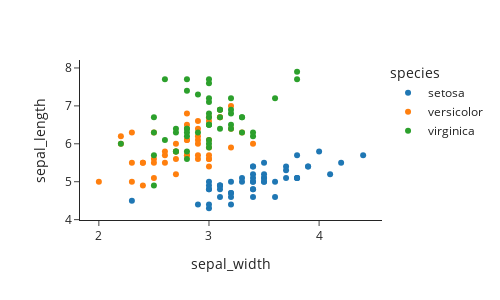

Notebook cell for this chart:
### Code cell
df = px.data.iris()
fig = px.scatter(df, x="sepal_width", y="sepal_length", color="species")
fig

### Figure 1 — Plotly figure (JSON) as saved in the notebook; plotly's stock layout.template omitted (floating-point values rounded to 4 significant figures)
{"data": [{"hovertemplate": "species=setosa<br>sepal_width=%{x}<br>sepal_length=%{y}<extra></extra>", "legendgroup": "setosa", "marker": {"color": "#1F77B4", "symbol": "circle"}, "mode": "markers", "name": "setosa", "orientation": "v", "showlegend": true, "type": "scatter", "x": [3.5, 3, 3.2, 3.1, 3.6, 3.9, 3.4, 3.4, 2.9, 3.1, 3.7, 3.4, 3, 3, 4, 4.4, 3.9, 3.5, 3.8, 3.8, 3.4, 3.7, 3.6, 3.3, 3.4, 3, 3.4, 3.5, 3.4, 3.2, 3.1, 3.4, 4.1, 4.2, 3.1, 3.2, 3.5, 3.1, 3, 3.4, 3.5, 2.3, 3.2, 3.5, 3.8, 3, 3.8, 3.2, 3.7, 3.3], "xaxis": "x", "y": [5.1, 4.9, 4.7, 4.6, 5, 5.4, 4.6, 5, 4.4, 4.9, 5.4, 4.8, 4.8, 4.3, 5.8, 5.7, 5.4, 5.1, 5.7, 5.1, 5.4, 5.1, 4.6, 5.1, 4.8, 5, 5, 5.2, 5.2, 4.7, 4.8, 5.4, 5.2, 5.5, 4.9, 5, 5.5, 4.9, 4.4, 5.1, 5, 4.5, 4.4, 5, 5.1, 4.8, 5.1, 4.6, 5.3, 5], "yaxis": "y"}, {"hovertemplate": "species=versicolor<br>sepal_width=%{x}<br>sepal_length=%{y}<extra></extra>", "legendgroup": "versicolor", "marker": {"color": "#FF7F0E", "symbol": "circle"}, "mode": "markers", "name": "versicolor", "orientation": "v", "showlegend": true, "type": "scatter", "x": [3.2, 3.2, 3.1, 2.3, 2.8, 2.8, 3.3, 2.4, 2.9, 2.7, 2, 3, 2.2, 2.9, 2.9, 3.1, 3, 2.7, 2.2, 2.5, 3.2, 2.8, 2.5, 2.8, 2.9, 3, 2.8, 3, 2.9, 2.6, 2.4, 2.4, 2.7, 2.7, 3, 3.4, 3.1, 2.3, 3, 2.5, 2.6, 3, 2.6, 2.3, 2.7, 3, 2.9, 2.9, 2.5, 2.8], "xaxis": "x", "y": [7, 6.4, 6.9, 5.5, 6.5, 5.7, 6.3, 4.9, 6.6, 5.2, 5, 5.9, 6, 6.1, 5.6, 6.7, 5.6, 5.8, 6.2, 5.6, 5.9, 6.1, 6.3, 6.1, 6.4, 6.6, 6.8, 6.7, 6, 5.7, 5.5, 5.5, 5.8, 6, 5.4, 6, 6.7, 6.3, 5.6, 5.5, 5.5, 6.1, 5.8, 5, 5.6, 5.7, 5.7, 6.2, 5.1, 5.7], "yaxis": "y"}, {"hovertemplate": "species=virginica<br>sepal_width=%{x}<br>sepal_length=%{y}<extra></extra>", "legendgroup": "virginica", "marker": {"color": "#2CA02C", "symbol": "circle"}, "mode": "markers", "name": "virginica", "orientation": "v", "showlegend": true, "type": "scatter", "x": [3.3, 2.7, 3, 2.9, 3, 3, 2.5, 2.9, 2.5, 3.6, 3.2, 2.7, 3, 2.5, 2.8, 3.2, 3, 3.8, 2.6, 2.2, 3.2, 2.8, 2.8, 2.7, 3.3, 3.2, 2.8, 3, 2.8, 3, 2.8, 3.8, 2.8, 2.8, 2.6, 3, 3.4, 3.1, 3, 3.1, 3.1, 3.1, 2.7, 3.2, 3.3, 3, 2.5, 3, 3.4, 3], "xaxis": "x", "y": [6.3, 5.8, 7.1, 6.3, 6.5, 7.6, 4.9, 7.3, 6.7, 7.2, 6.5, 6.4, 6.8, 5.7, 5.8, 6.4, 6.5, 7.7, 7.7, 6, 6.9, 5.6, 7.7, 6.3, 6.7, 7.2, 6.2, 6.1, 6.4, 7.2, 7.4, 7.9, 6.4, 6.3, 6.1, 7.7, 6.3, 6.4, 6, 6.9, 6.7, 6.9, 5.8, 6.8, 6.7, 6.7, 6.3, 6.5, 6.2, 5.9], "yaxis": "y"}], "layout": {"height": 300, "legend": {"title": {"text": "species"}, "tracegroupgap": 0}, "margin": {"t": 60}, "width": 500, "xaxis": {"anchor": "y", "domain": [0, 1], "title": {"text": "sepal_width"}}, "yaxis": {"anchor": "x", "domain": [0, 1], "title": {"text": "sepal_length"}}}}
